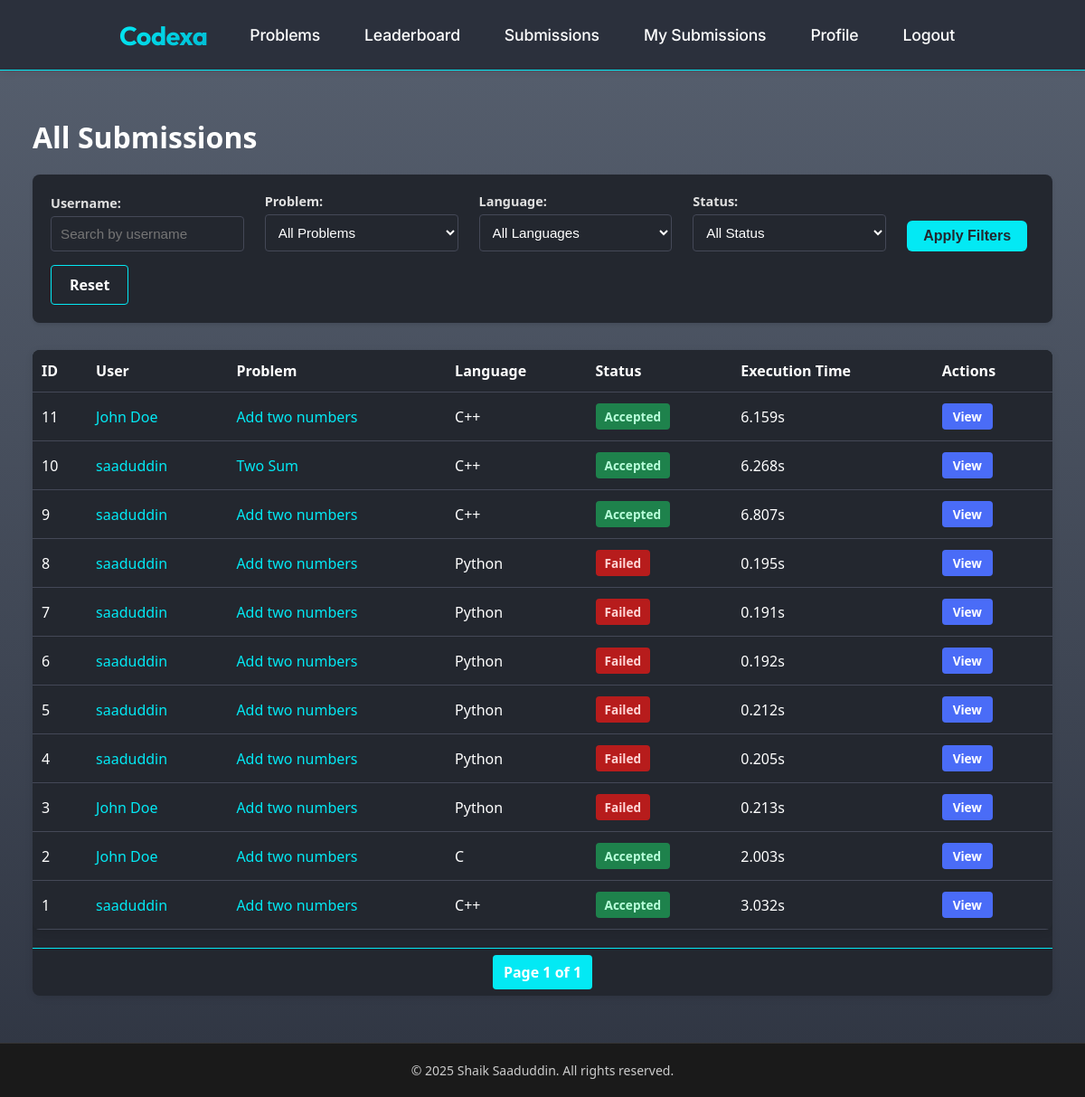
The app's page /compiler/submissions/ (signed in), older data.
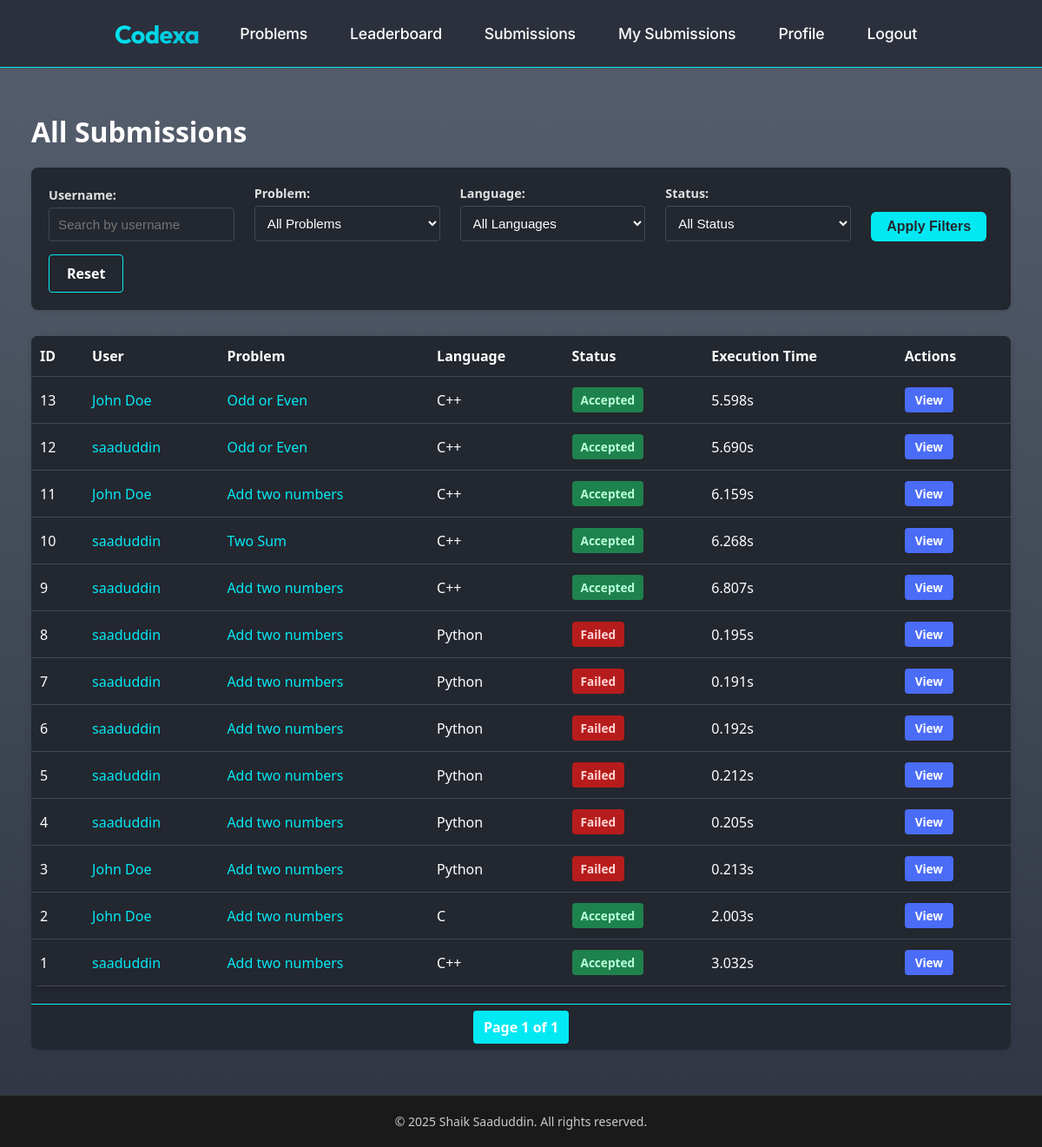
The same page, newer data.
### compiler/models.py (models this page shows, shortened)
class CodeSubmission(models.Model):
    LANGUAGE_CHOICES = [
        ('python', 'Python'),
        ('cpp', 'C++'),
        ('java', 'Java'),
        ('c', 'C'),
    ]
    user = models.ForeignKey(User, on_delete=models.CASCADE, related_name='submissions')
    problem = models.ForeignKey(Problem, on_delete=models.CASCADE, null=True, blank=True, related_name='submissions')
    language = models.CharField(max_length=10, choices=LANGUAGE_CHOICES)
    code = models.TextField()
    output = models.TextField(blank=True)
    error_message = models.TextField(blank=True)
    execution_time = models.FloatField(default=0.0)
    is_correct = models.BooleanField(default=False)
    submitted_at = models.DateTimeField(auto_now_add=True)
    class Meta:
        ordering = ['-submitted_at']

### problems/models.py (models this page shows, shortened)
class Problem(models.Model):
    title = models.CharField(max_length=200)
    description = models.TextField()
    difficulty = models.CharField(max_length=50)
    sample_input = models.TextField(null=True, blank=True)
    sample_output = models.TextField(null=True, blank=True)

### compiler/views.py (the view)
# urls.py: path('submissions/', views.all_submissions, name='all-submissions'),
@login_required
def all_submissions(request):
    if not request.user.is_staff:
        return redirect('user-submissions', user_id=request.user.id)
    username = request.GET.get('username')
    problem_id = request.GET.get('problem')
    language = request.GET.get('language')
    status = request.GET.get('status')
    submissions = CodeSubmission.objects.all().order_by('-submitted_at')
    if username:
        submissions = submissions.filter(user__username__icontains=username)
    if problem_id:
        submissions = submissions.filter(problem_id=problem_id)
    if language:
        submissions = submissions.filter(language=language)
    if status:
        is_correct = status == 'correct'
        submissions = submissions.filter(is_correct=is_correct)
    paginator = Paginator(submissions, 15)  # 15 submissions per page
    page_number = request.GET.get('page')
    page_obj = paginator.get_page(page_number)
    problems = Problem.objects.all()
    context = {
        'page_obj': page_obj,
        'problems': problems,
        'selected_username': username,
        'selected_problem': problem_id,
        'selected_language': language,
        'selected_status': status,
        'languages': CodeSubmission.LANGUAGE_CHOICES,
    }
    return render(request, 'all_submissions.html', context)

### compiler/templates/all_submissions.html (shortened to what the changed rows need)
{% extends "base.html" %}
{% load i18n %}
{% load static %}
{% block extra_css %}
<link rel="stylesheet" href="{% static 'submissions.css' %}">
{% endblock %}
{% block content %}
<div class="submissions-container">
    <div class="submissions-header">
        <h1>All Submissions</h1>
    </div>
    <div class="submissions-table-container">
        {% if page_obj %}
            <table class="submissions-table">
                <thead>
                    <tr>
                        <th>ID</th>
                        <th>User</th>
                        <th>Problem</th>
                        <th>Language</th>
                        <th>Status</th>
                        <th>Execution Time</th>
                        <th>Actions</th>
                    </tr>
                </thead>
                <tbody>
                    {% for submission in page_obj %}
                        <tr class="{% if submission.is_correct %}submission-correct{% else %}submission-incorrect{% endif %}">
                            <td>{{ submission.id }}</td>
                            <td>
                                <a href="{% url 'user-submissions' submission.user.id %}">
                                    {{ submission.user.username }}
                                </a>
                            </td>
                            <td>
                                {% if submission.problem %}
                                    <a href="{% url 'problem-detail' submission.problem.id %}">
                                        {{ submission.problem.title }}
                                    </a>
                                {% else %}
                                    Custom Code
                                {% endif %}
                            </td>
                            <td>
                                {% for lang_code, lang_name in languages %}
                                    {% if submission.language == lang_code %}
                                        {{ lang_name }}
                                    {% endif %}
                                {% endfor %}
                            </td>
                            <td class="status-cell">
                                {% if submission.is_correct %}
                                    <span class="status-badge status-accepted">Accepted</span>
                                {% else %}
                                    <span class="status-badge status-failed">Failed</span>
                                {% endif %}
                            </td>
                            <td>{{ submission.execution_time|floatformat:3 }}s</td>
                            <td>
                                <a href="{% url 'submission-detail' submission.id %}" class="view-button">View</a>
                            </td>
                        </tr>
                    {% endfor %}
                </tbody>
            </table>
        {% else %}
            <div class="no-submissions">
                <p>No submissions found.</p>
            </div>
        {% endif %}
    </div>
</div>
{% endblock %}

Row changes from the older to the newer data that the page shows:
added CodeSubmission: id "13", user.username "John Doe", problem "Odd or Even", languages "C++", is_correct "Accepted", execution_time "5.598"
added CodeSubmission: id "12", user.username "saaduddin", problem "Odd or Even", languages "C++", is_correct "Accepted", execution_time "5.690"
